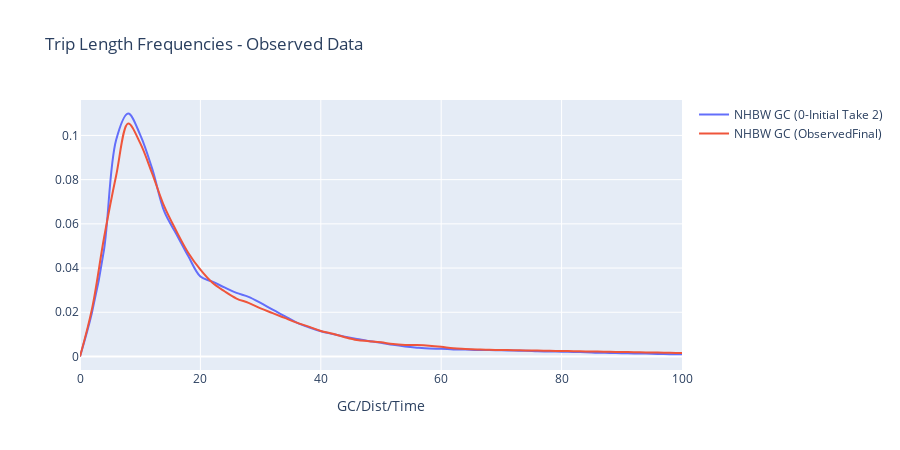

Notebook source saved alongside this figure:
### Code cell
# MAKE INTERACTIVE CHART
py.offline.init_notebook_mode(connected=True)

lstTripPurp  = dfObsModelMerge['TRIPPURP'].unique().tolist() # HBW, HBShp, HBOth,...
lstTLFType   = dfObsModelMerge['TLFTYPE' ].unique().tolist() # GC, Time, Dist
lstModOpt    = dfObsModelMerge['FF_CALIB_ROUND'].unique().tolist()
    
selectTripPurp     = widgets.SelectMultiple(options=lstTripPurp                     , value=('NHBW',)                    , description='Trip Purpose')
selectTLFType      = widgets.SelectMultiple(options=lstTLFType                      , value=('GC' ,)                     , description='TLF Type'    )
selectPreset       = widgets.Select        (options=dfZoomPresets['PRESET'].tolist(), value= 'Begin'                     , description='Zoom Presets')
selectModelOption  = widgets.SelectMultiple(options=lstModOpt                       , value=('0-Initial Take 2',lstModOpt[-1]), description='Model Runs'  )

#custom extents
xmin = widgets.Text(value='0'  , description='X Min')
xmax = widgets.Text(value='160' , description='X Max')
ymin = widgets.Text(value='0'  , description='Y Min')
ymax = widgets.Text(value='.10', description='Y Max')

widgets.interactive(update_plot_mod_vs_obs, modeloption=selectModelOption,trippurps=selectTripPurp, tlftypes=selectTLFType, zoompreset=selectPreset, xmin=xmin, xmax=xmax, ymin=ymin, ymax=ymax)

#ADD RAW OBSERVED CURVES

### Figure 1 — Plotly figure (JSON) as saved in the notebook; plotly's stock layout.template omitted (floating-point values rounded to 4 significant figures; data arrays with more than 128 entries replaced by an {"elided": "..."} marker saying what was removed)
{"data": [{"line": {"shape": "spline"}, "mode": "lines", "name": "NHBW GC (0-Initial Take 2)", "type": "scatter", "x": {"elided": "201 int values"}, "y": {"elided": "201 float values"}}, {"line": {"shape": "spline"}, "mode": "lines", "name": "NHBW GC (ObservedFinal)", "type": "scatter", "x": {"elided": "206 int values"}, "y": {"elided": "206 float values"}}], "layout": {"height": 450, "title": {"text": "Trip Length Frequencies - Observed Data"}, "xaxis": {"range": [0, 100], "title": {"text": "GC/Dist/Time"}}, "yaxis": {"range": [0, null], "title": {"text": ""}}}}
